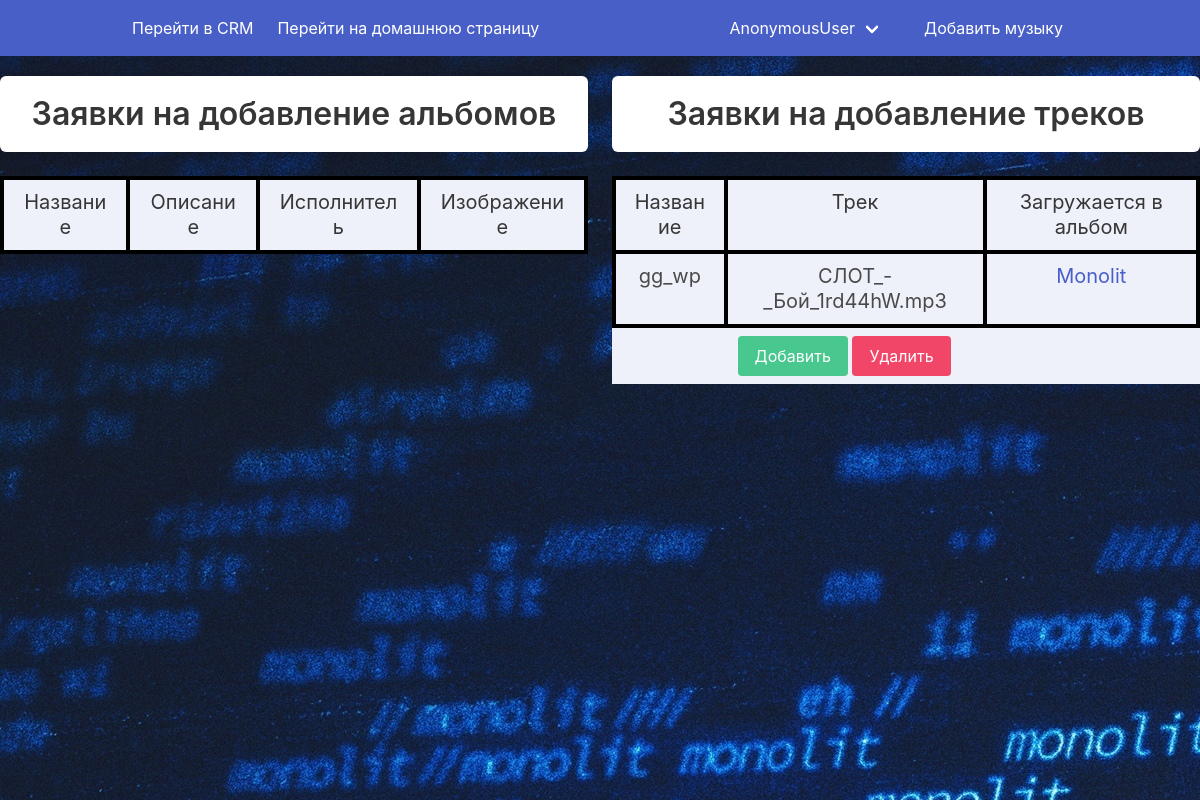
Page /staff/admin/ on the earlier database version.
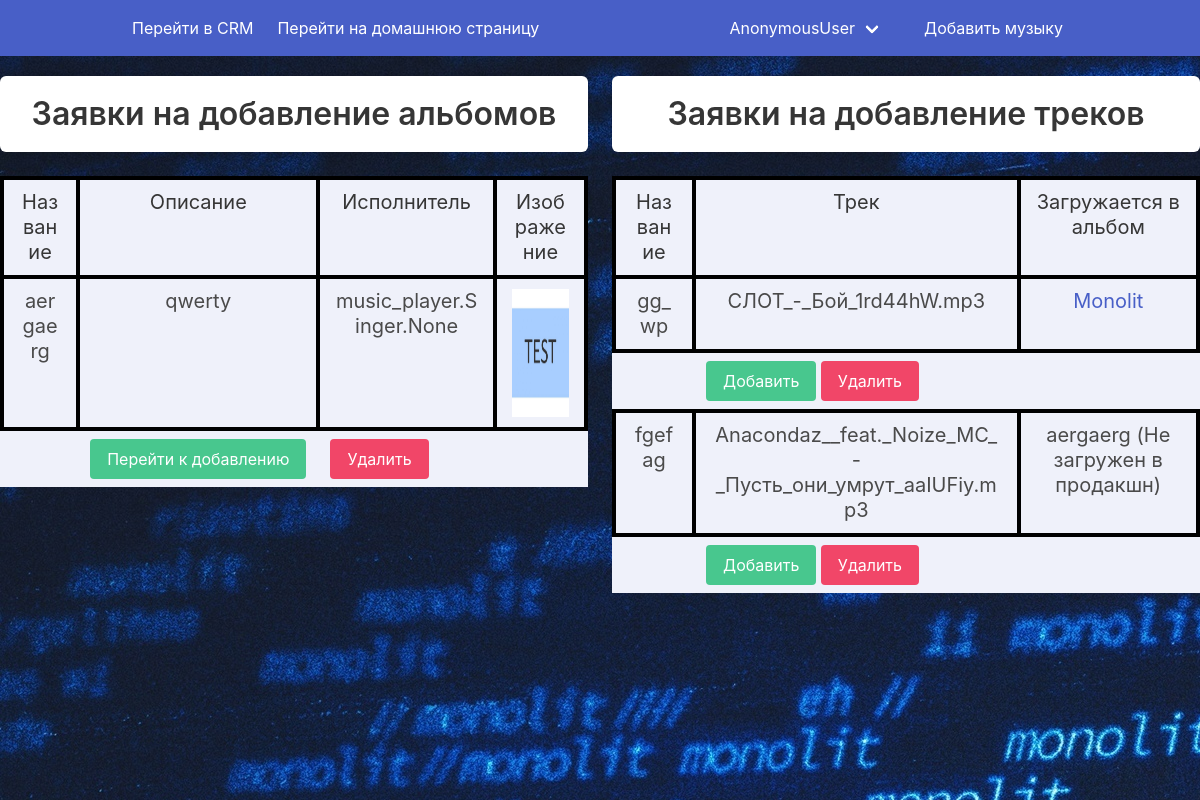
Same page on the later database version.
### music_player/models.py (models this page shows, shortened)
class Uploaded_Song(models.Model):
    album = models.ForeignKey(Album, on_delete=models.CASCADE, related_name='uploaded_songs', null=True, blank=True)
    name = models.CharField(max_length=255)
    song = models.FileField()
    chosen = models.BooleanField(default=False)

class Album(models.Model):
    title = models.CharField(max_length=255)
    description = models.TextField()
    album_image = models.ImageField(default='ATL.jpeg')
    is_uploaded = models.BooleanField(default=False)
    album_singer = models.ForeignKey('music_player.Singer',related_name='album_singer', on_delete=models.CASCADE, null=True, blank=True)

### staff/views.py (the view)
# urls.py: path('admin/', admin.site.urls),
def admin(request):
    action = request.GET.get('action')
    pk = request.GET.get('pk')
    if action:
        actions(action, pk)
        return redirect('staff:admin')
    uploaded_albums = Album.objects.filter(is_uploaded=False)
    uploaded_tracks = Uploaded_Song.objects.all()
    return render(request, 'admin.html', {'uploaded_albums': uploaded_albums, 'uploaded_tracks': uploaded_tracks})

### staff/templates/admin.html
{% extends 'admin_layout.html' %}
{% block content %}
<div class="columns my-2">
    <div class="column">
        <div class="box has-text-centered">
            <div class="title" href="">Заявки на добавление альбомов</div>
        </div>
        <table class="table is-fullwidth has-background-link-light">
            <thead>
                <tr>
                    <th style="border: 4px solid black" class="subtitle has-text-centered">Название</th>
                    <th style="border: 4px solid black" class="subtitle has-text-centered">Описание</th>
                    <th style="border: 4px solid black" class="subtitle has-text-centered">Исполнитель</th>
                    <th style="border: 4px solid black" class="subtitle has-text-centered">Изображение</th>
                </tr>
            </thead>
            <tbody>
                {% for album in uploaded_albums %}
                <tr>
                    <td style="border: 4px solid black" class="subtitle has-text-centered">{{ album.title }}</td>
                    <td style="border: 4px solid black" class="subtitle has-text-centered">{{ album.description }}</td>
                    <td style="border: 4px solid black" class="subtitle has-text-centered">{{ album.singer }}</td>
                    <td style="border: 4px solid black" class="subtitle has-text-centered"><img
                            src="/media/{{ album.album_image }}" class="image is-128x128" style="margin: auto;"></td>
                </tr>
                <tr>
                    <td></td>
                    <td>
                        <a href="{% url 'staff:add_album' album.pk %}" class="button is-success">Перейти к добавлению</a>
                    </td>
                    <td>
                        <a href="{% url 'staff:admin' %}?action=delete_album&pk={{ album.pk }}" class="button is-danger">Удалить</a>
                    </td>
                </tr>
                {% endfor %}
            </tbody>
        </table>
    </div>
    <div class="column">
        <div class="box has-text-centered">
            <div class="title" href="">Заявки на добавление треков</div>
        </div>
        <table class="table is-fullwidth has-background-link-light">
            <thead>
                <tr>
                    <th style="border: 4px solid black" class="subtitle has-text-centered">Название</th>
                    <th style="border: 4px solid black" class="subtitle has-text-centered">Трек</th>
                    <th style="border: 4px solid black" class="subtitle has-text-centered">Загружается в альбом</th>
                </tr>
            </thead>
            <tbody>
                {% for track in uploaded_tracks %}
                <tr>
                    <td style="border: 4px solid black" class="subtitle has-text-centered">{{ track.name }}</td>
                    <td style="border: 4px solid black" class="subtitle has-text-centered">{{ track.song }}</td>
                    <td style="border: 4px solid black" class="subtitle has-text-centered">{% if track.album.is_uploaded == False %} {{ track.album.title }} (Не загружен в продакшн) {% else %} <a href="{% url 'music_player:home' %}?albums={{track.album.pk}}">{{ track.album.title }}</a> {% endif %}</td>
                </tr>
                <tr>
                    <td>
                    </td>
                    <td>
                        <a href="{% url 'staff:admin' %}?action=add_track&pk={{track.pk}}" class="button is-success">Добавить</a>
                        <a href="{% url 'staff:admin' %}?action=delete_track&pk={{track.pk}}" class="button is-danger">Удалить</a>
                    </td>
                </tr>
                {% endfor %}
            </tbody>
        </table>
    </div>
</div>
{% endblock %}

### staff/templates/admin_layout.html (shortened to what this page needs)
{% load static %}
<head>
  <link rel="stylesheet" href="{% static 'static/bulma.css' %}">
  <link rel="stylesheet" href="{% static 'static/style.css' %}">
</head>
<body>
  <nav class="navbar is-link">
    <div class="container">
      <div id="navMenu" class="navbar-menu">
        <div class="navbar-start">
          <a href="{% url 'staff:admin' %}" class="navbar-item">
            Перейти в CRM
          </a>
          <a href="{% url 'music_player:home' %}" class="navbar-item">
            Перейти на домашнюю страницу
          </a>
        </div>
        <div class="navbar-end">
          <div class="navbar-item has-dropdown is-hoverable">
            <div class="navbar-link">
              {{ user }}
            </div>
          </div>
          <div class="navbar-item">
            <a href="{% url 'music_player:choosing_album' %}" class="button is-link">
              Добавить музыку
            </a>
          </div>
        </div>
      </div>
    </div>
  </nav>
  <section class="background hero is-fullheight-with-navbar ">
    {% block content %}
    {% endblock %}
  </section>
</body>
</html>

### files/static/style.css (style rules this page uses)
.is-fullheight-with-navbar { background-image: url(ATL.jpeg) }

Differences in the rows shown:
added Album: title "aergaerg", description "qwerty", singer "music_player.Singer.None", album_image (picture)
added Uploaded_Song: name "fgefag", song "Anacondaz__feat._Noize_MC_-_Пусть_они_умрут_aaIUFiy.mp3", album "aergaerg"
